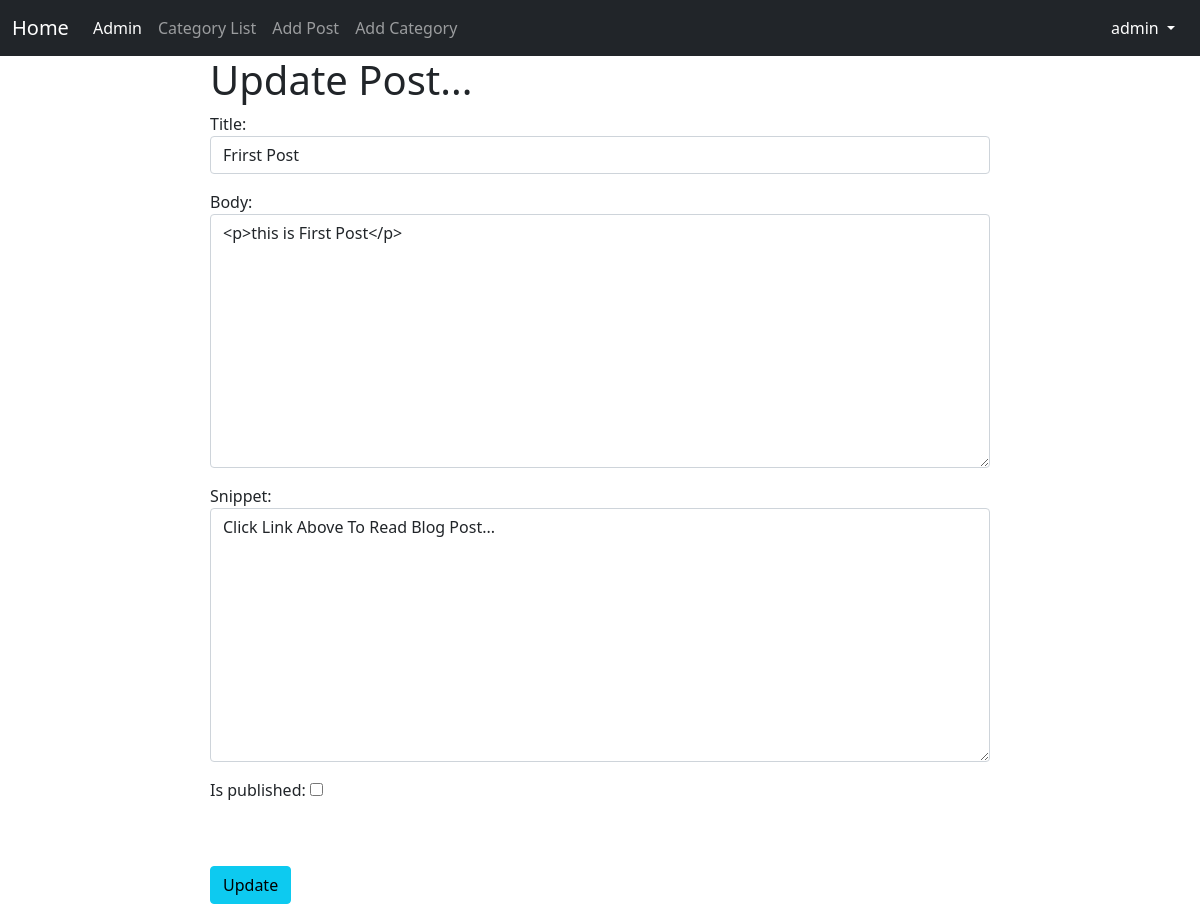
Page /article/admin-edit/1 (signed in) on the earlier database version.
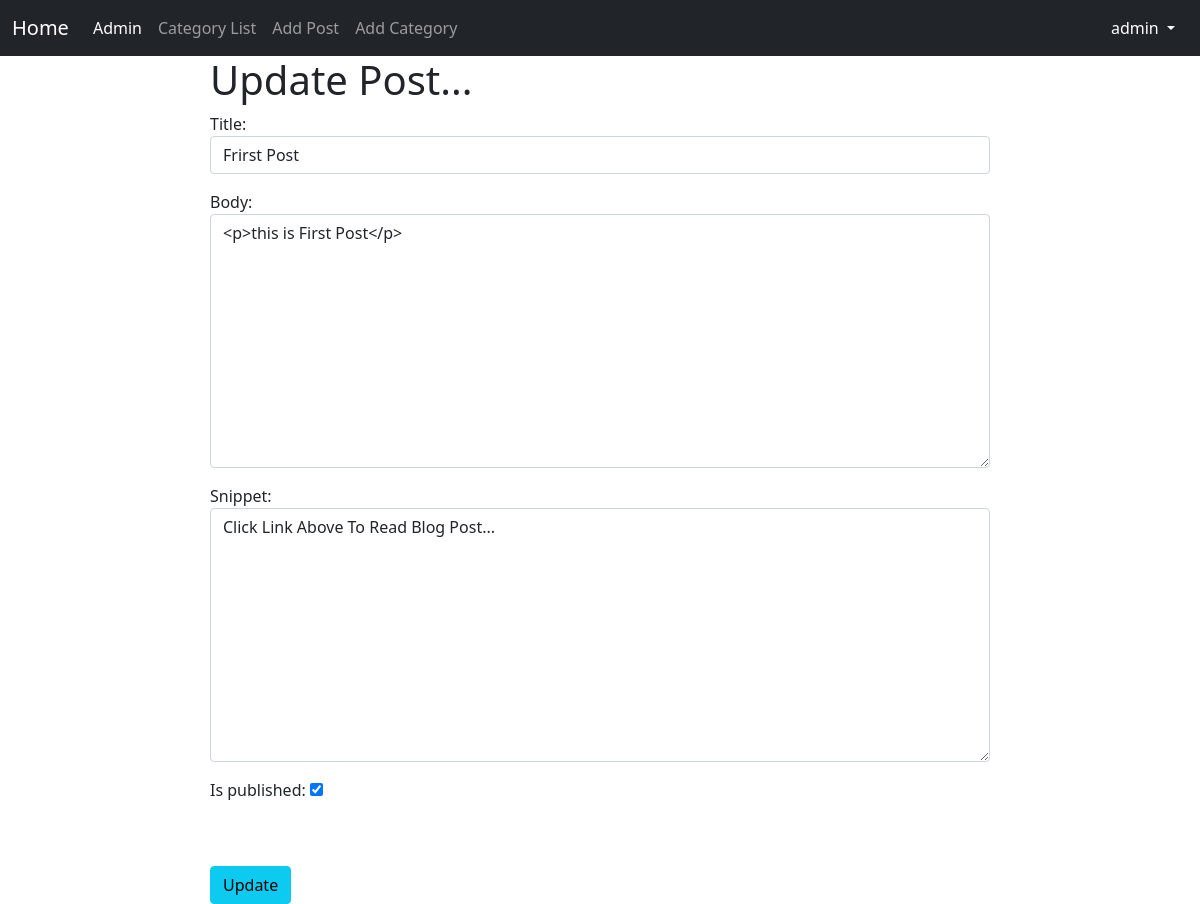
Same page on the later database version.
### blog/models.py (models this page shows, shortened)
class Post(models.Model):
    title = models.CharField(max_length=264)
    author = models.ForeignKey(User,on_delete=models.CASCADE)
    body = RichTextField(blank=True,null=True)
    post_date = models.DateField(auto_now_add=True)
    category = models.CharField(max_length=264,default='coding')
    snippet = models.CharField(max_length=264)
    likes = models.ManyToManyField(User,related_name='blog_posts')
    is_published = models.BooleanField(default=False)

### blog/views.py (the view)
# urls.py: path('article/admin-edit/<int:pk>',AdminUpdatePostView.as_view(),name ='admin_update_post'),
class AdminUpdatePostView(UpdateView):
    model = Post
    form_class = AdminEditForm
    template_name = 'update_post.html'

### blog/form.py
class AdminEditForm(forms.ModelForm):
    class Meta:
        model = Post
        fields = ('title','body','snippet','is_published')
        widgets = {
            'title': forms.TextInput(attrs={'class':'form-control','placeholder':"Type your title"}),
            'body': forms.Textarea(attrs={'class':'form-control','placeholder':"Type your content"}),
            'snippet': forms.Textarea(attrs={'class':'form-control','placeholder':"Type your content"}),
        }

### templates/update_post.html (shortened to what this page needs)
{% extends 'base.html' %} {% block content %}
{% if user.is_superuser %}
<h1>Update Post...</h1>
<div class="form-group">
  <form method="post">
    {% csrf_token %} {{form.media}} {{ form.as_p }}
    <br><br>
    <button class="btn btn-info">Update</button>
  </form>
</div>
{% endif %}
 {% endblock %}

Differences in the rows shown:
changed Post "Frirst Post": is_published "☐" → "☑"
